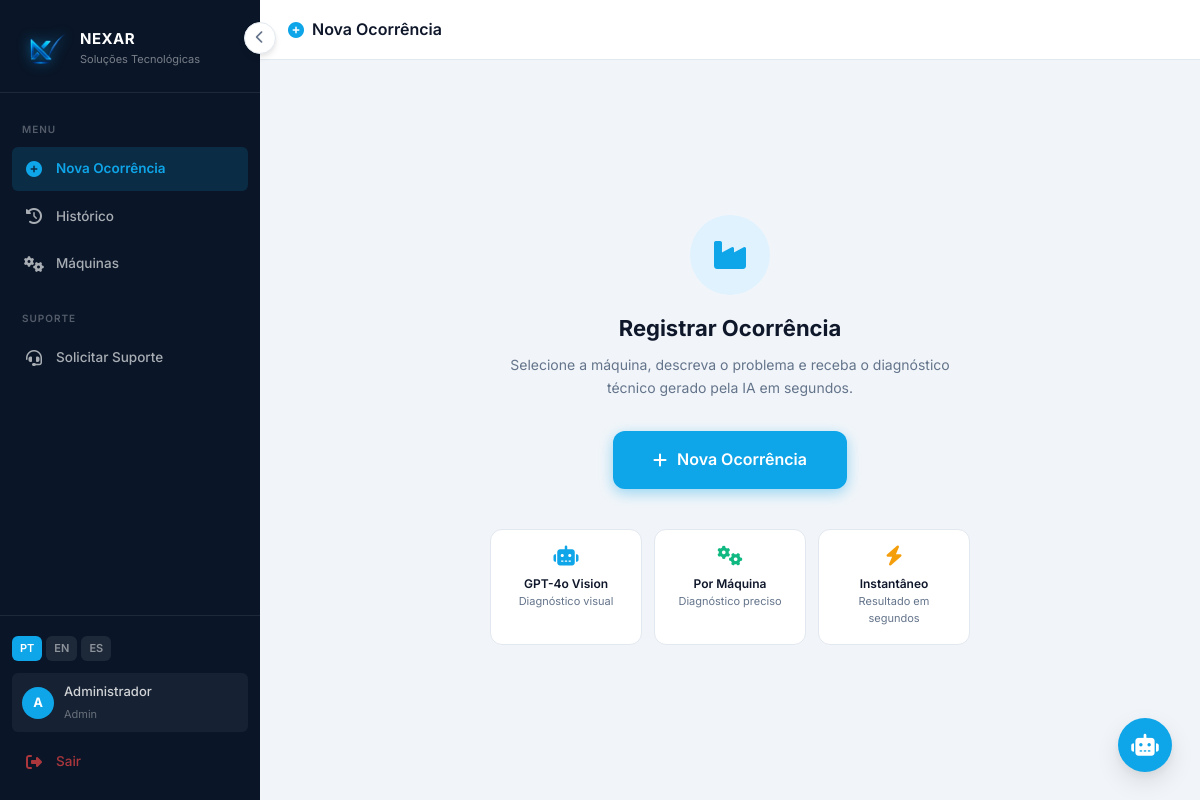
The app's page /telaInicial (signed in) with its own data.
### tables this page shows
CREATE TABLE usuarios (
            id INTEGER PRIMARY KEY AUTOINCREMENT,
            nome TEXT NOT NULL,
            email TEXT UNIQUE NOT NULL,
            senha_hash TEXT NOT NULL,
            perfil TEXT DEFAULT 'operador',
            ativo INTEGER DEFAULT 1,
            criado_em DATETIME DEFAULT CURRENT_TIMESTAMP
        );

### app.py (the view)
@app.route("/telaInicial")
@login_required
def telaInicial():
    return render_template("telaInicial.html")

### app.py (called while the page is built)
def get_db():
    conn = sqlite3.connect("qrqc.db")
    conn.row_factory = sqlite3.Row
    return conn

@login_manager.user_loader
def load_user(user_id):
    conn = get_db()
    u = conn.execute("SELECT * FROM usuarios WHERE id = ?", (user_id,)).fetchone()
    conn.close()
    if u:
        return User(u["id"], u["nome"], u["email"], u["perfil"])
    return None

@app.context_processor
def inject_globals():
    lang = session.get("lang", "pt")
    return {"t": TRANSLATIONS.get(lang, TRANSLATIONS["pt"]), "lang": lang}

### templates/telaInicial.html (shortened to what this page needs)
{% extends 'menu.html' %}
{% block content %}
<div class="topbar">
  <div class="topbar-title">
    <i class="fas fa-plus-circle"></i> {{ t.nova_ocorrencia }}
  </div>
</div>
<div class="page-body" style="display:flex; align-items:center; justify-content:center; min-height: calc(100vh - 60px);">
  <div style="text-align:center; max-width: 480px; width:100%;">
    <div style="margin-bottom: 32px;">
      <div style="
        width: 80px; height: 80px;
        background: var(--primary-light);
        border-radius: 50%;
        display: flex; align-items: center; justify-content: center;
        margin: 0 auto 16px;
      ">
        <i class="fas fa-industry" style="font-size:32px; color: var(--primary);"></i>
      </div>
      <h2 style="font-size:22px; font-weight:700; color:var(--text); margin-bottom:8px;">
        Registrar Ocorrência
      </h2>
      <p style="color:var(--text-muted); font-size:14px;">
        Selecione a máquina, descreva o problema e receba o diagnóstico técnico gerado pela IA em segundos.
      </p>
    </div>
    <a href="{{ url_for('CadastroOcorrencia') }}" style="
      display: inline-flex;
      align-items: center;
      gap: 10px;
      background: var(--primary);
      color: #fff;
      font-size: 16px;
      font-weight: 600;
      padding: 16px 40px;
      border-radius: var(--radius);
      text-decoration: none;
      box-shadow: 0 4px 14px rgba(14,165,233,.4);
      transition: var(--transition);
    " onmouseover="this.style.background='var(--primary-dark)'"
       onmouseout="this.style.background='var(--primary)'">
      <i class="fas fa-plus"></i> Nova Ocorrência
    </a>
    <div style="display:grid; grid-template-columns:1fr 1fr 1fr; gap:12px; margin-top:40px;">
      <div style="background:var(--bg-card); border:1px solid var(--border); border-radius:var(--radius); padding:16px; text-align:center;">
        <i class="fas fa-robot" style="color:var(--primary); font-size:20px; margin-bottom:8px; display:block;"></i>
        <div style="font-size:12px; font-weight:600; color:var(--text);">GPT-4o Vision</div>
        <div style="font-size:11px; color:var(--text-muted);">Diagnóstico visual</div>
      </div>
      <div style="background:var(--bg-card); border:1px solid var(--border); border-radius:var(--radius); padding:16px; text-align:center;">
        <i class="fas fa-cogs" style="color:var(--success); font-size:20px; margin-bottom:8px; display:block;"></i>
        <div style="font-size:12px; font-weight:600; color:var(--text);">Por Máquina</div>
        <div style="font-size:11px; color:var(--text-muted);">Diagnóstico preciso</div>
      </div>
      <div style="background:var(--bg-card); border:1px solid var(--border); border-radius:var(--radius); padding:16px; text-align:center;">
        <i class="fas fa-bolt" style="color:var(--warning); font-size:20px; margin-bottom:8px; display:block;"></i>
        <div style="font-size:12px; font-weight:600; color:var(--text);">Instantâneo</div>
        <div style="font-size:11px; color:var(--text-muted);">Resultado em segundos</div>
      </div>
    </div>
  </div>
</div>
{% endblock %}

### templates/menu.html (shortened to what this page needs)
<!DOCTYPE html>
<html lang="{{ lang }}">
<head>
  <link rel="stylesheet" href="/static/css/design-system.css" />
  <link rel="stylesheet" href="https://cdnjs.cloudflare.com/ajax/libs/font-awesome/6.5.0/css/all.min.css" />
</head>
<body>
<div class="app-wrapper">
  <aside class="sidebar" id="sidebar">
    <div class="sidebar-logo">
      <img src="/static/assets/img/nexar_logo_clean.png" alt="Nexar" />
      <div class="sidebar-logo-text">
        <h4>NEXAR</h4>
        <p>Soluções Tecnológicas</p>
      </div>
    </div>
    <nav class="sidebar-nav">
      <span class="nav-label">Menu</span>
      <a href="{{ url_for('telaInicial') }}"
         class="nav-item {% if request.endpoint == 'telaInicial' %}active{% endif %}">
        <i class="fas fa-plus-circle"></i>
        <span>{{ t.nova_ocorrencia }}</span>
      </a>
      <a href="{{ url_for('historico') }}"
         class="nav-item {% if request.endpoint == 'historico' %}active{% endif %}">
        <i class="fas fa-history"></i>
        <span>{{ t.historico }}</span>
      </a>
      <a href="{{ url_for('maquinas') }}"
         class="nav-item {% if 'maquina' in request.endpoint %}active{% endif %}">
        <i class="fas fa-cogs"></i>
        <span>{{ t.maquinas }}</span>
      </a>
      <span class="nav-label" style="margin-top:8px">Suporte</span>
      <a href="{{ url_for('solicitacao') }}"
         class="nav-item {% if request.endpoint == 'solicitacao' %}active{% endif %}">
        <i class="fas fa-headset"></i>
        <span>{{ t.solicitar_suporte }}</span>
      </a>
    </nav>
    <div class="sidebar-footer">
      <div class="lang-selector">
        <a href="{{ url_for('set_lang', lang='pt') }}"
           class="lang-btn {% if lang == 'pt' %}active{% endif %}">PT</a>
        <a href="{{ url_for('set_lang', lang='en') }}"
           class="lang-btn {% if lang == 'en' %}active{% endif %}">EN</a>
        <a href="{{ url_for('set_lang', lang='es') }}"
           class="lang-btn {% if lang == 'es' %}active{% endif %}">ES</a>
      </div>
      <div class="user-chip">
        <div class="user-avatar">
          {{ current_user.nome[0].upper() if current_user.is_authenticated else 'U' }}
        </div>
        <div class="user-info-text">
          <p>{{ current_user.nome if current_user.is_authenticated else 'Usuário' }}</p>
          <span>{{ current_user.perfil.title() if current_user.is_authenticated else '' }}</span>
        </div>
      </div>
      <a href="{{ url_for('logout') }}" class="nav-item" style="color: rgba(239,68,68,.7);">
        <i class="fas fa-sign-out-alt"></i>
        <span>{{ t.sair }}</span>
      </a>
    </div>
  </aside>
  <button class="sidebar-toggle" id="sidebarToggle" onclick="toggleSidebar()">
    <i class="fas fa-chevron-left"></i>
  </button>
  <div class="main-content" id="mainContent">
    {% block content %}{% endblock %}
  </div>
</div>
<button class="chat-fab" id="chatFab" onclick="toggleChat()" title="{{ t.assistente }}">
  <i class="fas fa-robot"></i>
</button>
</body>
</html>

### records on screen
usuarios: nome "A", nome "Administrador", perfil "Admin"

### other values on screen
{{ t.nova_ocorrencia }} "Nova Ocorrência"
{{ t.historico }} "Histórico"
{{ t.maquinas }} "Máquinas"
{{ t.solicitar_suporte }} "Solicitar Suporte"
{{ t.sair }} "Sair"
